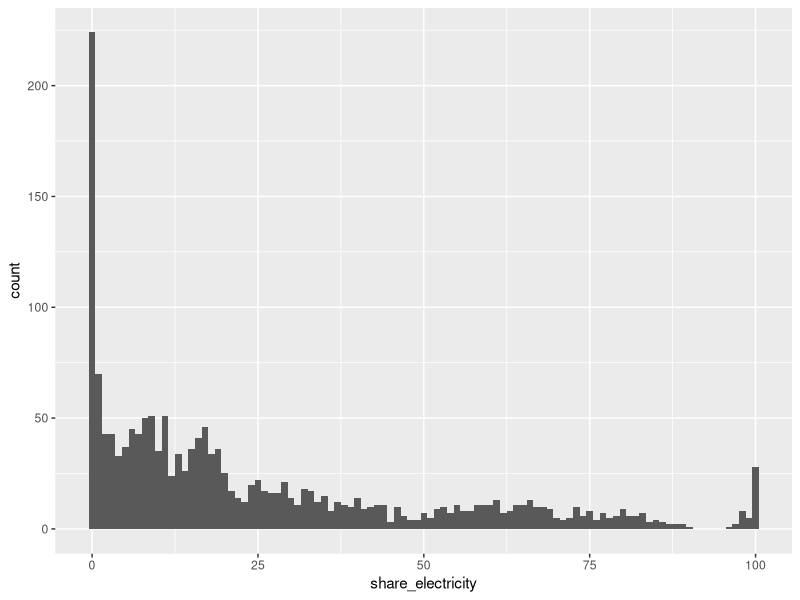
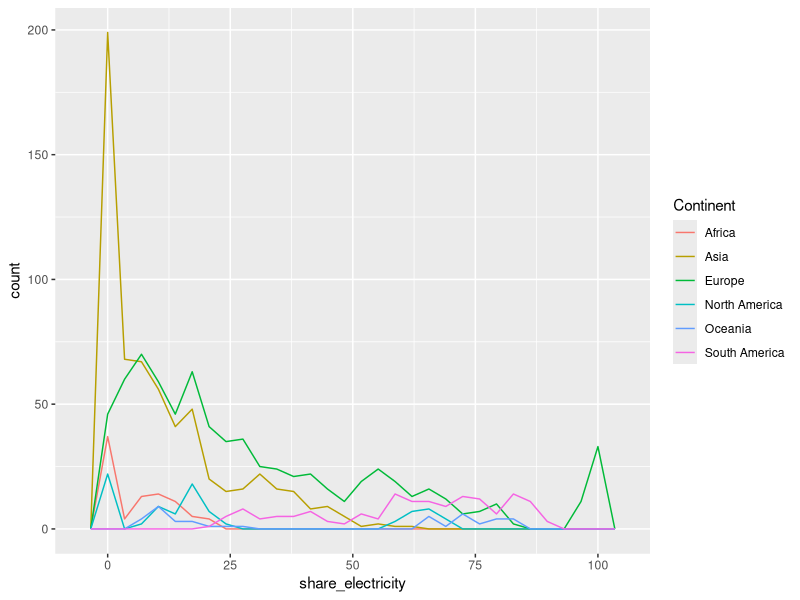
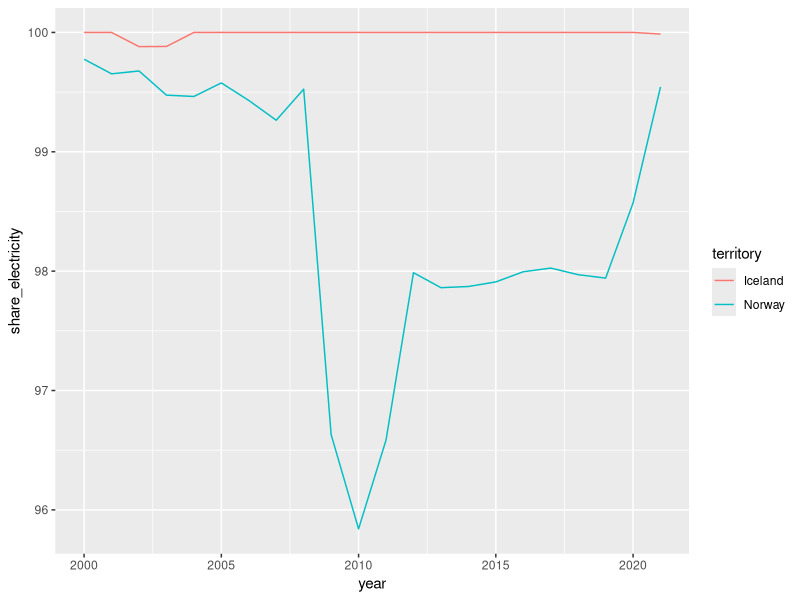

Write R code to recreate these figures, in order.
## Visual data exploration
library(tidyverse)

## read data from continents
ren <- read_csv("data/renewable_continents.csv")

## create histogram
ren %>%
  filter(year %in% 2000:2021) %>%
  ggplot() +
  geom_histogram(aes(share_electricity), binwidth = 1)

## create a frequency polygons
ren %>%
  filter(year %in% 2000:2021) %>%
  ggplot() +
  geom_freqpoly(aes(share_electricity, colour = Continent))

## Countries that use more than 90% of renewable energy
ren %>%
  filter(year %in% 2000:2021,
         Continent == "Europe",
         share_electricity >= 90) %>%
  ggplot(aes(year, share_electricity, colour = territory)) +
  geom_line()